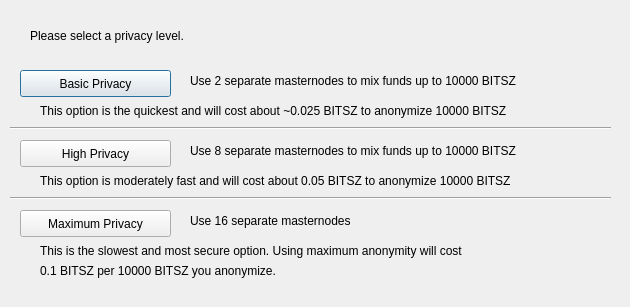
<?xml version="1.0" encoding="UTF-8"?>
<ui version="4.0">
 <class>ObfuscationConfig</class>
 <widget class="QDialog" name="ObfuscationConfig">
  <property name="geometry">
   <rect>
    <x>0</x>
    <y>0</y>
    <width>630</width>
    <height>307</height>
   </rect>
  </property>
  <property name="windowTitle">
   <string>Configure Obfuscation</string>
  </property>
  <widget class="QPushButton" name="buttonBasic">
   <property name="geometry">
    <rect>
     <x>20</x>
     <y>70</y>
     <width>151</width>
     <height>27</height>
    </rect>
   </property>
   <property name="text">
    <string>Basic Privacy</string>
   </property>
  </widget>
  <widget class="QPushButton" name="buttonHigh">
   <property name="geometry">
    <rect>
     <x>20</x>
     <y>140</y>
     <width>151</width>
     <height>27</height>
    </rect>
   </property>
   <property name="text">
    <string>High Privacy</string>
   </property>
  </widget>
  <widget class="QPushButton" name="buttonMax">
   <property name="geometry">
    <rect>
     <x>20</x>
     <y>210</y>
     <width>151</width>
     <height>27</height>
    </rect>
   </property>
   <property name="text">
    <string>Maximum Privacy</string>
   </property>
  </widget>
  <widget class="QLabel" name="label">
   <property name="geometry">
    <rect>
     <x>30</x>
     <y>20</y>
     <width>571</width>
     <height>31</height>
    </rect>
   </property>
   <property name="text">
    <string>Please select a privacy level.</string>
   </property>
  </widget>
  <widget class="QLabel" name="label_2">
   <property name="geometry">
    <rect>
     <x>190</x>
     <y>70</y>
     <width>421</width>
     <height>21</height>
    </rect>
   </property>
   <property name="text">
    <string>Use 2 separate masternodes to mix funds up to 10000 BITSZ</string>
   </property>
  </widget>
  <widget class="QLabel" name="label_3">
   <property name="geometry">
    <rect>
     <x>190</x>
     <y>140</y>
     <width>411</width>
     <height>21</height>
    </rect>
   </property>
   <property name="text">
    <string>Use 8 separate masternodes to mix funds up to 10000 BITSZ</string>
   </property>
  </widget>
  <widget class="QLabel" name="label_4">
   <property name="geometry">
    <rect>
     <x>190</x>
     <y>210</y>
     <width>421</width>
     <height>21</height>
    </rect>
   </property>
   <property name="text">
    <string>Use 16 separate masternodes</string>
   </property>
  </widget>
  <widget class="QLabel" name="label_6">
   <property name="geometry">
    <rect>
     <x>40</x>
     <y>100</y>
     <width>561</width>
     <height>21</height>
    </rect>
   </property>
   <property name="text">
    <string>This option is the quickest and will cost about ~0.025 BITSZ to anonymize 10000 BITSZ</string>
   </property>
  </widget>
  <widget class="QLabel" name="label_7">
   <property name="geometry">
    <rect>
     <x>40</x>
     <y>170</y>
     <width>561</width>
     <height>21</height>
    </rect>
   </property>
   <property name="text">
    <string>This option is moderately fast and will cost about 0.05 BITSZ to anonymize 10000 BITSZ</string>
   </property>
  </widget>
  <widget class="QLabel" name="label_8">
   <property name="geometry">
    <rect>
     <x>40</x>
     <y>240</y>
     <width>561</width>
     <height>21</height>
    </rect>
   </property>
   <property name="text">
    <string>This is the slowest and most secure option. Using maximum anonymity will cost</string>
   </property>
  </widget>
  <widget class="QLabel" name="label_9">
   <property name="geometry">
    <rect>
     <x>40</x>
     <y>260</y>
     <width>561</width>
     <height>21</height>
    </rect>
   </property>
   <property name="text">
    <string>0.1 BITSZ per 10000 BITSZ you anonymize.</string>
   </property>
  </widget>
  <widget class="Line" name="line">
   <property name="geometry">
    <rect>
     <x>10</x>
     <y>120</y>
     <width>601</width>
     <height>16</height>
    </rect>
   </property>
   <property name="orientation">
    <enum>Qt::Horizontal</enum>
   </property>
  </widget>
  <widget class="Line" name="line_2">
   <property name="geometry">
    <rect>
     <x>10</x>
     <y>190</y>
     <width>601</width>
     <height>16</height>
    </rect>
   </property>
   <property name="orientation">
    <enum>Qt::Horizontal</enum>
   </property>
  </widget>
 </widget>
 <resources/>
 <connections/>
</ui>
